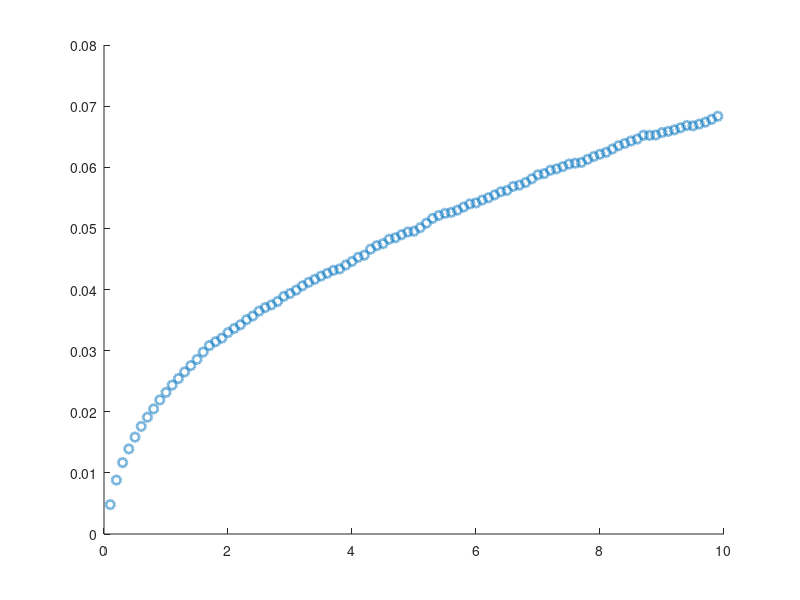

MATLAB code to generate this figure: (Note: this script raises an error after producing the figure.)
%{
Author: Yu-Huan Wang (Kim Lab at UIUC) - yuhuanw2@illinois.edu
    Creation date: 9/24/2024
    Last update date: 10/9/2024

Description: This code simulation the diffusion following fractional
Brownian Motion (fBM), this allows subdiffusion simulation

I added the effect of locErr & motion blur compared to subdiffSim.m

Old: I used for loop to genearte tracks, instead of stroing in a structure

There're two fitting methods to choose from: 1) linear fitting in log
scale. 2) non-linear fitting in log scale
fBM core: 10.1103/PhysRevE.110.014105 (Eq.1)
---------------------------------------------------------------------------
%}

clear, clc, close all

simPath = 'C:\Users\yuhuanw2\Documents\MATLAB\simDiffusion\'; cd( simPath)
strain = 'sim';

% imaging parameters
nTracks = 10000; 
nFrames = 100;      % frane number: 100 frames
frameT = 100e-3;    % frame interval: 500 ms
expT = 100e-3;      % exposure time: 100 ms
dt = expT/ 10;       % simulation step time: 20 ms

% secondary parameters
nInterval = frameT/ dt;         % number of simulation steps per frame
nAvg = expT/ dt;                % number of averaging steps per exposure
nSteps = nFrames* nInterval;    % simulation steps, simulation track length
time = dt* nInterval*( 1:nFrames-1); % readout time points

% diffusion parameters
alpha = 0.4;        % subdiffusion exponent
D = 0.005;          % um^2/s
locErr = 20e-3;     % 20 nm, unit: um


fprintf( '~~~~ Simulation Starts ~~~~\n')
fprintf( '   D = %.1g,  frameT = %d ms,  nFrame = %d,  locErr = %.1g nm\n', D, frameT*1e3, nFrames, locErr*1e3)
fprintf( '   dt = %d ms,  nAvg = %d steps,  overall movement: %.2f um\n', dt*1e3, nAvg, sqrt( 2*D*frameT*nFrames))
fprintf( '   locErr^2 = %d nm^2, motion blur = %.2f nm^2\n\n', locErr^2* 1e6, 2*D*expT^alpha/ (1+alpha)/ (2+alpha)* 1e6)

%% Subdiffusion simulation (fBM)

t = dt*( 1: nSteps);    covMat = zeros( nSteps);

tStart = tic;

% creating the covariance matrix
for i = 1: nSteps
    for j = 1: i
        % symmetric matrix, only calculate lower half
        covMat( i, j) = t(i)^alpha + t(j)^alpha - abs( t(i)-t(j))^alpha;        
    end
end

% Cholesky decomposition
L = chol( D* covMat, 'lower');
fprintf( '~~~~  Time: %.2f s (Covariance Matrix Created)  ~~~~\n\n', toc( tStart))


%% Create Tracks & MSD Plotting

close all

figure( 'Position', [1000 400 420 400])
colorList = get( gca,'colororder');     colorList = repmat( colorList, [2, 1]);

fitR = 1: 3; % fitting region of MSD
dim = 3; % dimension of the system

linearFitFlag = false; % 1: linear fit, 0: non-linear fit

locErrList = [ 0 20 40 50 0]* 1e-3;
% locErrList = [ 30 40 50 60 70]* 1e-3;

blurFlag = true( 1, length( locErrList));
blurFlag( end) = false;

fitResult = nan( length( locErrList), 2);

for c = 1: length( locErrList)

    locErr = locErrList( c);
    EnsMSD = nan( nTracks, nFrames-1);
    
    tStart = tic;
    for i = 1: nTracks
        
        traj = L* randn( nSteps, 3); % subdiffusive tracks
                
        if logical( blurFlag( c))
            % motion blur: average position of every nAvg frames 
            tmp = reshape( traj', 3, nInterval, []); % divide by each frame
            trajAvg = squeeze( mean( tmp( :, 1:nAvg, :), 2))'; % average over the exposure
        else
            trajAvg = traj( 1: nInterval: end, :);
        end

        locE = locErr* randn( nFrames, 3); % unit: um
        trajLoc = trajAvg + locE;
            
        dr = trajLoc( 2:end, :) - trajLoc( 1, :);

        MSD = sum( dr.^2, 2); % squared displacement (t-1 timelags)
        EnsMSD( i, :) = MSD; % store it in ensemble MSD matrix (fixed length) for EA-MSD plotting
    end

    eaMSD = mean( EnsMSD, 1);
    time = (1: nFrames-1)* dt*nInterval; % readout time points

    if logical( blurFlag( c))
        note = sprintf( '\\sigma=%dnm', locErr*1e3);
    else
        note = 'no blur';
    end
    
    % plot MSD
    scatter( time, eaMSD, 40, 'LineWidth', 2, 'MarkerEdgeColor', colorList( c,:),...
        'MarkerEdgeAlpha', 0.5, 'HandleVisibility','off'), hold on


    % linear fit in log-log scale 
    f = polyfit( log( time( fitR)), log( eaMSD( fitR)), 1);
    alphaFit = f(1);    DFit = exp( f(2))/ (2*dim);
    
    if logical( linearFitFlag)
        % plot linear fit
        tFit = time( 1: round( end/10));  MSDFit =  2* dim* DFit* tFit.^ alphaFit;
        plot( tFit, MSDFit, 'LineWidth', 2, 'color', colorList( c,:), ...
            'DisplayName', sprintf( '\\alpha=%.2f, D=%.1e [%s]', alphaFit, DFit, note))
    else
        % non-linear fit using a comprehensive form: MSD = 6Dt^a + 6*locE^2 - 12D*dt^a/(1+a)(2+a) 
        fun = fittype( 'log( 6*a*(x)^b+c)');
        x0 = [ DFit, alphaFit, 0];
        xmin = [ 0, 0, -inf];
        xmax = [ inf, 2, inf];
        fitR2 = 1: 20;

        f = fit( time(fitR2)', log( eaMSD(fitR2))', fun, 'StartPoint', x0, 'Lower', xmin, 'Upper', xmax);
        DFit = f.a;  alphaFit = f.b;  %locErrFit = sign( f.c)* sqrt( abs( f.c)); % unit: um

        motionBlur = 4*dim* DFit* expT^alphaFit/ (( 1+alphaFit)* (2+alphaFit));
        locErrFit = sqrt( ( f.c + motionBlur)/ (2*dim)); % unit: um

        tFit = linspace( time(1), time( round( nFrames/2)), 1000);
        MSDFit = 2*dim*( DFit* tFit.^ alphaFit) + f.c;
        plot( tFit, MSDFit, 'LineWidth', 2, 'color', colorList( c,:), 'DisplayName', ...
            sprintf( '\\alpha=%.2f, D=%.1e, \\sigma=%.0fnm', alphaFit, DFit, locErrFit*1e3))
    end

    % MSDtheo = 2* dim* Dapp* tFit.^ alphaFit;
    fitResult( c, :) = [alphaFit, DFit];
    fprintf( '~~~~  Time: %.2f s (%d tracks, %d steps)  ~~~~\n', toc( tStart), nTracks, nSteps)
end

% plot setting
figure( gcf)
set( gca, 'FontSize', 12)
xlabel( 'Time (s)', 'FontSize', 14)
ylabel( 'EA-MSD (µm^2)', 'FontSize', 14)
legend( 'Location', 'northwest', 'FontSize', 10)

title( '3D Subdiffusion Simulation', 'FontSize', 13)
subtitle( sprintf( 'Input: \\alpha=%g, D=%.0g, \\sigma varies', alpha, D), 'FontSize', 13)
set( gca, 'Xscale', 'log', 'YScale', 'log')

simTxt = sprintf( '%d tracks\nframeT = %dms\ndt = %dms', nTracks, frameT*1e3, dt*1e3);
    
txt = text( 0.5, 0.2, simTxt, 'FontSize', 13, 'Units', 'normalized');
% txt = text( 0.1, 0.85, simTxt, 'FontSize', 13, 'Units', 'normalized');


